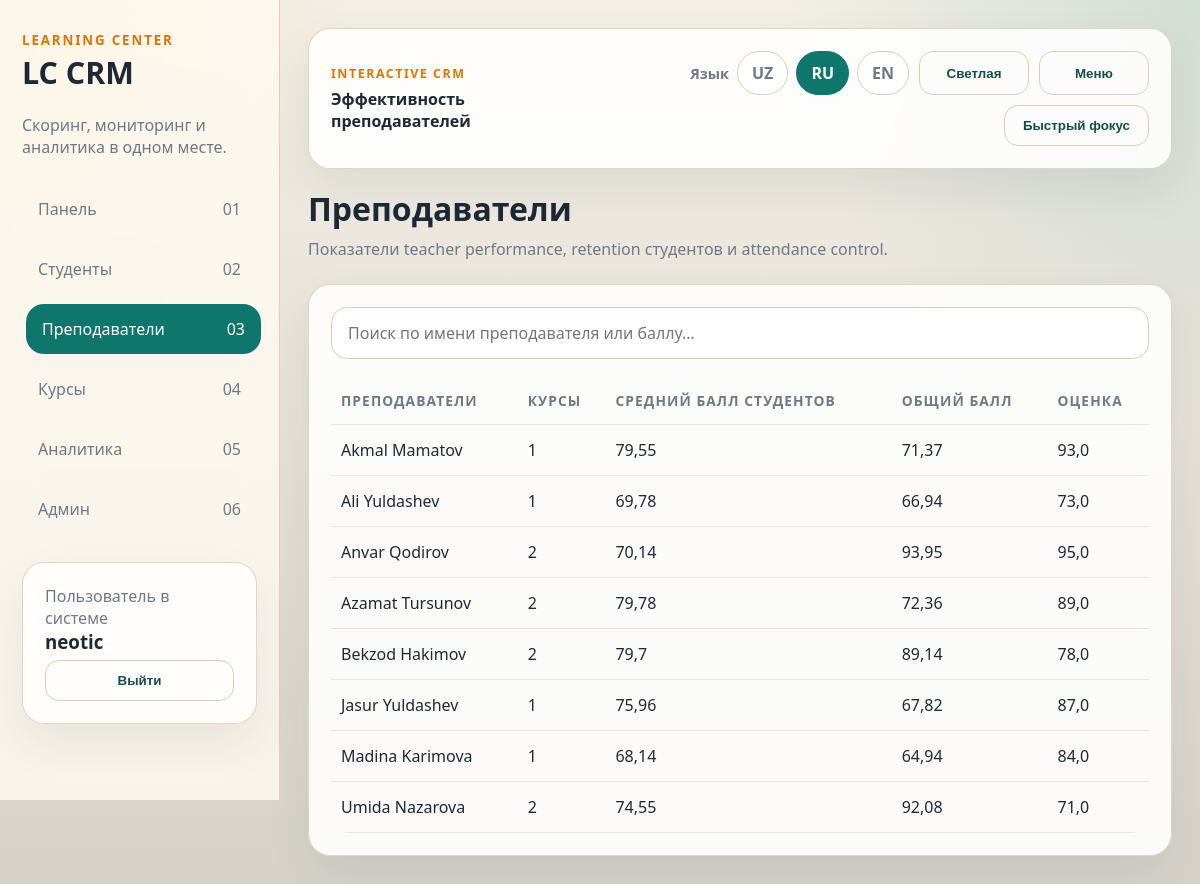
The app's page /teachers/?lang=ru (signed in) with its own data.
### crm/models.py (models this page shows, shortened)
class TimeStampedModel(models.Model):
    created_at = models.DateTimeField(auto_now_add=True)
    updated_at = models.DateTimeField(auto_now=True)
    class Meta:
        abstract = True

class Teacher(TimeStampedModel):
    user = models.OneToOneField(
        settings.AUTH_USER_MODEL,
        on_delete=models.SET_NULL,
        related_name="teacher_profile",
        null=True,
        blank=True,
        help_text="Teacher login qilishi uchun bog'langan user account.",
    )
    full_name = models.CharField(max_length=255)
    phone = models.CharField(max_length=20, blank=True)
    is_active = models.BooleanField(default=True)
    class Meta:
        ordering = ["full_name"]

class TeacherScore(TimeStampedModel):
    class ScoreSource(models.TextChoices):
        RULE_BASED = "rule_based", "Rule based"
        ML_BLENDED = "ml_blended", "ML blended"
    teacher = models.OneToOneField(
        Teacher,
        on_delete=models.CASCADE,
        related_name="score",
    )
    student_avg_score = models.FloatField(default=0.0)
    attendance_control_score = models.FloatField(default=0.0)
    student_retention_score = models.FloatField(default=0.0)
    feedback_score = models.FloatField(default=0.0)
    rule_based_score = models.FloatField(default=0.0)
    ml_predicted_score = models.FloatField(default=0.0)
    ml_confidence = models.FloatField(default=0.0)
    observed_outcome_score = models.FloatField(default=0.0)
    total_score = models.FloatField(default=0.0, db_index=True)
    score_source = models.CharField(
        max_length=20,
        choices=ScoreSource.choices,
        default=ScoreSource.RULE_BASED,
    )
    last_updated = models.DateTimeField(auto_now=True)
    class Meta:
        ordering = ["-total_score"]

### crm/views.py (the view)
# urls.py: path("teachers/", TeacherListView.as_view(), name="teacher-list"),
class TeacherListView(CRMAccessMixin, ListView):
    model = Teacher
    template_name = "crm/teachers/list.html"
    context_object_name = "teachers"
    paginate_by = 20
    def get_queryset(self):
        queryset = Teacher.objects.filter(is_active=True).select_related("score", "user").prefetch_related("courses")
        return filter_teachers_for_user(queryset, self.request.user)

### crm/context_processors.py (called while the page is built)
def interface_preferences(request):
    user = getattr(request, "user", None)
    current_teacher = get_teacher_profile(user)
    return {
        "current_language": getattr(request, "site_language", "uz"),
        "current_theme": getattr(request, "site_theme", "light"),
        "site_languages": SUPPORTED_LANGUAGES,
        "current_teacher": current_teacher,
        "is_admin_user": is_admin_user(user),
        "is_teacher_user": current_teacher is not None,
    }

### crm/i18n.py (called while the page is built)
def normalize_language(value: str | None) -> str:
    return value if value in SUPPORTED_LANGUAGES else "uz"

def normalize_theme(value: str | None) -> str:
    return value if value in SUPPORTED_THEMES else "light"

def translate(key: str, lang: str) -> str:
    translations = TRANSLATIONS.get(key, {})
    if lang in translations:
        return translations[lang]
    if "uz" in translations:
        return translations["uz"]
    return key

### crm/roles.py (called while the page is built)
def get_teacher_profile(user):
    if not user or isinstance(user, AnonymousUser) or not user.is_authenticated:
        return None
    try:
        teacher = user.teacher_profile
    except AttributeError:
        return None
    return teacher if teacher.is_active else None

def is_admin_user(user) -> bool:
    return bool(user and user.is_authenticated and (user.is_staff or user.is_superuser))

def has_crm_access(user) -> bool:
    return is_admin_user(user) or is_teacher_user(user)

def filter_teachers_for_user(queryset, user):
    if is_admin_user(user):
        return queryset
    teacher = get_teacher_profile(user)
    if not teacher:
        return queryset.none()
    return queryset.filter(pk=teacher.pk)

### crm/templatetags/crm_i18n.py (called while the page is built)
@register.simple_tag(takes_context=True)
def tr(context, key: str):
    request = context.get("request")
    lang = getattr(request, "site_language", "uz") if request else "uz"
    return translate(key, lang)

### crm/views.py (called while the page is built)
    def dispatch(self, request, *args, **kwargs):
        if not request.user.is_authenticated:
            return self.handle_no_permission()
        if not has_crm_access(request.user):
            raise PermissionDenied("This user is not linked to a CRM role.")
        self.teacher_profile = get_teacher_profile(request.user)
        self.is_admin_area_user = is_admin_user(request.user)
        return super().dispatch(request, *args, **kwargs)

### templates/crm/teachers/list.html (shortened to what this page needs)
{% extends "base.html" %}
{% load crm_i18n %}
{% block page_label %}{% tr "teacher_performance" %}{% endblock %}
{% block content %}
<section class="page-header reveal">
  <div>
    <h2>{% tr "teachers" %}</h2>
    <p>{% tr "teachers_desc" %}</p>
  </div>
</section>
<div class="card reveal">
  <div class="controls">
    <input class="search-input" type="search" placeholder="{% tr 'search_teacher' %}" data-search-input="#teachers-table-body" data-global-focus>
  </div>
  <div class="table-wrap">
    <table>
      <thead>
        <tr>
          <th>{% tr "teachers" %}</th>
          <th>{% tr "courses" %}</th>
          <th>{% tr "avg_student_score" %}</th>
          <th>{% tr "total_score" %}</th>
          <th>{% tr "feedback" %}</th>
        </tr>
      </thead>
      <tbody id="teachers-table-body">
        {% for teacher in teachers %}
        <tr data-search-row="{{ teacher.full_name }} {{ teacher.score.student_avg_score|default:'0' }} {{ teacher.score.total_score|default:'0' }}">
          <td><a href="{% url 'teacher-detail' teacher.id %}">{{ teacher.full_name }}</a></td>
          <td>{{ teacher.courses.count }}</td>
          <td>{{ teacher.score.student_avg_score|default:"0" }}</td>
          <td>{{ teacher.score.total_score|default:"0" }}</td>
          <td>{{ teacher.score.feedback_score|default:"0" }}</td>
        </tr>
        {% empty %}
        <tr><td colspan="5">{% tr "no_teachers" %}</td></tr>
        {% endfor %}
      </tbody>
    </table>
  </div>
</div>
{% endblock %}

### templates/base.html (shortened to what this page needs)
{% load static crm_i18n %}
<!DOCTYPE html>
<html lang="{{ current_language }}" data-theme="{{ current_theme }}">
<head>
  <link rel="stylesheet" href="{% static 'css/site.css' %}">
</head>
<body>
  {% if user.is_authenticated %}
  <div class="app-shell">
    <aside class="sidebar">
      <div class="brand">
        <small>{% tr "brand_subtitle" %}</small>
        <h1>LC CRM</h1>
      </div>
      <div class="muted">{% tr "brand_description" %}</div>
      <nav class="nav-group">
        <a class="nav-link {% if request.resolver_match.url_name == 'dashboard' %}active{% endif %}" href="{% url 'dashboard' %}">
          <span>{% tr "dashboard" %}</span><span>01</span>
        </a>
        <a class="nav-link {% if 'student' in request.resolver_match.url_name %}active{% endif %}" href="{% url 'student-list' %}">
          <span>{% tr "students" %}</span><span>02</span>
        </a>
        {% if is_admin_user %}
        <a class="nav-link {% if 'teacher' in request.resolver_match.url_name %}active{% endif %}" href="{% url 'teacher-list' %}">
          <span>{% tr "teachers" %}</span><span>03</span>
        </a>
        <a class="nav-link {% if 'course' in request.resolver_match.url_name %}active{% endif %}" href="{% url 'course-list' %}">
          <span>{% tr "courses" %}</span><span>04</span>
        </a>
        <a class="nav-link {% if 'analytics' in request.resolver_match.url_name %}active{% endif %}" href="{% url 'analytics-overview' %}">
          <span>{% tr "analytics" %}</span><span>05</span>
        </a>
        <a class="nav-link" href="/admin/">
          <span>{% tr "admin" %}</span><span>06</span>
        </a>
        {% endif %}
      </nav>
      <div style="margin-top: 28px;">
        <div class="card">
          <div class="muted">{% tr "logged_in_user" %}</div>
          <h3 style="margin-bottom: 6px;">{{ current_teacher.full_name|default:user.username }}</h3>
          <form method="post" action="{% url 'logout' %}">
            <button type="submit" class="button secondary" style="width: 100%;">{% tr "logout" %}</button>
          </form>
        </div>
      </div>
    </aside>
    <main class="main">
      <div class="topbar card reveal">
        <div>
          <div class="eyebrow">{% tr "interactive_crm" %}</div>
          <strong>{% block page_label %}{% tr "smart_monitoring_panel" %}{% endblock %}</strong>
        </div>
        <div class="topbar-actions">
          <div class="switcher-group">
            <span class="switcher-label">{% tr "language" %}</span>
            <a class="chip {% if current_language == 'uz' %}active{% endif %}" href="?lang=uz">UZ</a>
            <a class="chip {% if current_language == 'ru' %}active{% endif %}" href="?lang=ru">RU</a>
            <a class="chip {% if current_language == 'en' %}active{% endif %}" href="?lang=en">EN</a>
          </div>
          <button type="button" class="button secondary icon-button" data-command="toggle-theme" data-label-light="{% tr 'light_mode' %}" data-label-dark="{% tr 'dark_mode' %}">
            {% if current_theme == 'dark' %}{% tr "dark_mode" %}{% else %}{% tr "light_mode" %}{% endif %}
          </button>
          <button type="button" class="button secondary icon-button" data-command="toggle-sidebar">{% tr "menu" %}</button>
          <button type="button" class="button secondary icon-button" data-command="spotlight">{% tr "quick_focus" %}</button>
        </div>
      </div>
      {% block content %}{% endblock %}
    </main>
  </div>
  {% else %}
    {% block auth_content %}{% endblock %}
{% endif %}
</body>
</html>

### static/css/site.css (style rules this page uses)
:root { --bg: #f3efe6; --surface: #fffaf1; --surface-strong: #ffffff; --border: #dbcdb8; --text: #1d2935; --muted: #6d7a86; --primary: #0f766e; --primary-deep: #134e4a; --accent: #d97706; --danger: #b42318; --warning: #b54708; --success: #027a48; --shadow: 0 20px 45px rgba(29, 41, 53, 0.08); --radius: 22px; }
* { box-sizing: border-box; }
body { margin: 0; font-family: "Segoe UI", sans-serif; color: var(--text); background: radial-gradient(circle at top left, rgba(217, 119, 6, 0.12), transparent 24%), radial-gradient(circle at top right, rgba(15, 118, 110, 0.14), transparent 28%), linear-gradient(180deg, var(--bg) 0%, color-mix(in srgb, var(--bg) 88%, black 12%) 100%); min-height: 100vh; }
a { color: inherit; text-decoration: none; }
.app-shell { display: grid; grid-template-columns: 280px 1fr; min-height: 100vh; }
.sidebar { background: rgba(255, 250, 241, 0.82); backdrop-filter: blur(18px); border-right: 1px solid rgba(219, 205, 184, 0.9); padding: 28px 22px; position: sticky; top: 0; height: 100vh; }
.brand { margin-bottom: 26px; }
.brand small { color: var(--accent); text-transform: uppercase; letter-spacing: 0.14em; font-weight: 700; }
.brand h1 { margin: 8px 0 0; font-size: 1.9rem; line-height: 1; }
.nav-group { display: grid; gap: 10px; margin-top: 26px; }
.nav-link { display: flex; justify-content: space-between; align-items: center; padding: 14px 16px; border-radius: 18px; color: var(--muted); transition: 0.2s ease; }
.nav-link:hover, .nav-link.active { background: var(--primary); color: white; transform: translateX(4px); }
.main { padding: 28px; min-width: 0; }
.topbar { display: flex; justify-content: space-between; align-items: center; margin-bottom: 18px; position: sticky; top: 14px; z-index: 5; background: rgba(255, 255, 255, 0.72); backdrop-filter: blur(16px); }
.topbar-actions { display: flex; gap: 10px; flex-wrap: wrap; justify-content: flex-end; }
.eyebrow { color: var(--accent); font-size: 0.78rem; text-transform: uppercase; letter-spacing: 0.12em; font-weight: 800; margin-bottom: 6px; }
.page-header { display: flex; justify-content: space-between; align-items: flex-start; gap: 16px; margin-bottom: 24px; }
.page-header h2 { margin: 0; font-size: 2rem; }
.page-header p { margin: 8px 0 0; color: var(--muted); }
.button, button, input[type="submit"] { background: var(--primary); color: white; border: none; border-radius: 14px; padding: 12px 18px; font-weight: 700; cursor: pointer; }
.button.secondary { background: transparent; color: var(--primary-deep); border: 1px solid var(--border); }
.card { background: color-mix(in srgb, var(--surface-strong) 88%, transparent 12%); border: 1px solid color-mix(in srgb, var(--border) 84%, transparent 16%); border-radius: var(--radius); padding: 22px; box-shadow: var(--shadow); transition: transform 0.24s ease, box-shadow 0.24s ease, border-color 0.24s ease; }
.card h3, .card h4 { margin-top: 0; }
.table-wrap { overflow: auto; border-radius: 18px; }
table { width: 100%; border-collapse: collapse; }
th, td { text-align: left; padding: 14px 10px; border-bottom: 1px solid #eee4d7; }
th { color: var(--muted); font-size: 0.86rem; text-transform: uppercase; letter-spacing: 0.08em; }
.controls { display: flex; flex-wrap: wrap; gap: 12px; margin-bottom: 18px; }
.search-input { flex: 1 1 320px; min-width: 240px; padding: 14px 16px; border-radius: 16px; border: 1px solid var(--border); background: rgba(255, 255, 255, 0.88); font: inherit; }
.chip { border: 1px solid var(--border); background: white; color: var(--muted); border-radius: 999px; padding: 10px 14px; cursor: pointer; font-weight: 700; }
.chip.active, .chip:hover { background: var(--primary); color: white; border-color: var(--primary); }
.reveal { opacity: 0; transform: translateY(18px); transition: opacity 0.6s ease, transform 0.6s ease; }
.reveal.visible { opacity: 1; transform: translateY(0); }
.table-wrap table tbody tr { transition: background 0.18s ease, transform 0.18s ease; }
.icon-button { min-width: 110px; }
.switcher-group { display: inline-flex; align-items: center; gap: 8px; flex-wrap: wrap; justify-content: flex-end; }
.switcher-label { color: var(--muted); font-size: 0.9rem; font-weight: 700; }
.muted { color: var(--muted); }

### records on screen
Teacher: full_name "Akmal Mamatov", courses.count "1", score.student_avg_score "79,55", score.total_score "71,37", score.feedback_score "93,0"
Teacher: full_name "Ali Yuldashev", courses.count "1", score.student_avg_score "69,78", score.total_score "66,94", score.feedback_score "73,0"
Teacher: full_name "Anvar Qodirov", courses.count "2", score.student_avg_score "70,14", score.total_score "93,95", score.feedback_score "95,0"
Teacher: full_name "Azamat Tursunov", courses.count "2", score.student_avg_score "79,78", score.total_score "72,36", score.feedback_score "89,0"
Teacher: full_name "Bekzod Hakimov", courses.count "2", score.student_avg_score "79,7", score.total_score "89,14", score.feedback_score "78,0"
Teacher: full_name "Jasur Yuldashev", courses.count "1", score.student_avg_score "75,96", score.total_score "67,82", score.feedback_score "87,0"
Teacher: full_name "Madina Karimova", courses.count "1", score.student_avg_score "68,14", score.total_score "64,94", score.feedback_score "84,0"
Teacher: full_name "Umida Nazarova", courses.count "2", score.student_avg_score "74,55", score.total_score "92,08", score.feedback_score "71,0"

### other values on screen
{{ current_teacher.full_name|default:user.username }} "neotic"
